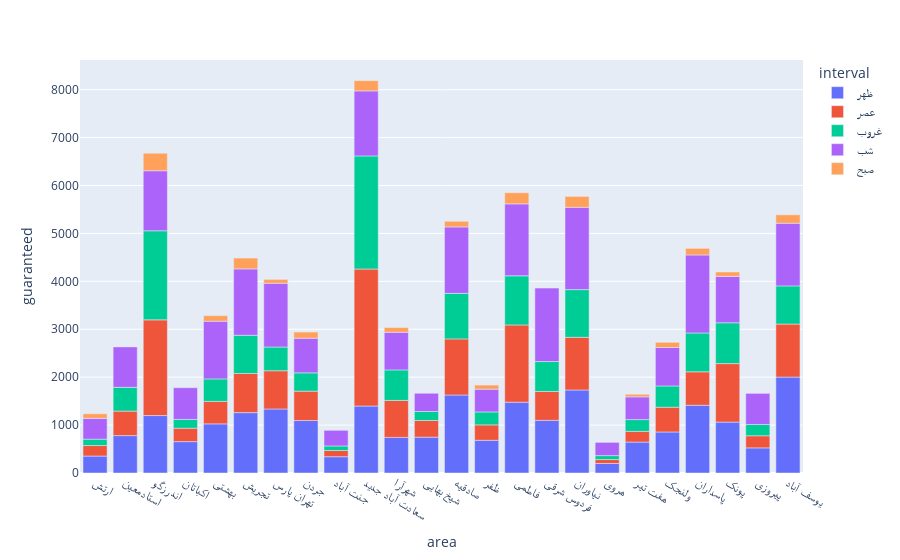

Notebook cell for this chart:
### Code cell
fig = px.bar(per_area, x='area', y='guaranteed', color='interval')
fig.update_xaxes(categoryorder='category ascending')
fig.show()

### Figure 1 — Plotly figure (JSON) as saved in the notebook; plotly's stock layout.template omitted (floating-point values rounded to 4 significant figures)
{"data": [{"alignmentgroup": "True", "hovertemplate": "interval=ظهر<br>area=%{x}<br>guaranteed=%{y}<extra></extra>", "legendgroup": "ظهر", "marker": {"color": "#636efa"}, "name": "ظهر", "offsetgroup": "ظهر", "orientation": "v", "showlegend": true, "textposition": "auto", "type": "bar", "x": ["شیخ بهایی", "یوسف آباد", "ظفر", "اندرزگو", "فاطمی", "پاسداران", "سعادت آباد جدید", "شهرآرا", "جردن", "فردوس شرقی", "ولنجک", "نیاوران", "اکباتان", "پونک", "بهشتی", "تهران پارس", "جنت آباد", "تجریش", "استادمعین", "ارتش", "صادقیه", "پیروزی", "هروی", "هفت تیر"], "xaxis": "x", "y": [748, 2001, 683, 1199, 1478, 1414, 1398, 743, 1095, 1099, 856, 1733, 655, 1062, 1025, 1336, 340, 1260, 781, 354, 1628, 524, 199, 646], "yaxis": "y"}, {"alignmentgroup": "True", "hovertemplate": "interval=عصر<br>area=%{x}<br>guaranteed=%{y}<extra></extra>", "legendgroup": "عصر", "marker": {"color": "#EF553B"}, "name": "عصر", "offsetgroup": "عصر", "orientation": "v", "showlegend": true, "textposition": "auto", "type": "bar", "x": ["شیخ بهایی", "یوسف آباد", "ظفر", "اندرزگو", "فاطمی", "پاسداران", "سعادت آباد جدید", "شهرآرا", "جردن", "فردوس شرقی", "ولنجک", "نیاوران", "اکباتان", "پونک", "بهشتی", "تهران پارس", "جنت آباد", "تجریش", "استادمعین", "ارتش", "صادقیه", "پیروزی", "هروی", "هفت تیر"], "xaxis": "x", "y": [348, 1107, 321, 1997, 1612, 698, 2859, 772, 613, 603, 517, 1099, 280, 1221, 469, 798, 130, 817, 511, 219, 1171, 253, 82, 223], "yaxis": "y"}, {"alignmentgroup": "True", "hovertemplate": "interval=غروب<br>area=%{x}<br>guaranteed=%{y}<extra></extra>", "legendgroup": "غروب", "marker": {"color": "#00cc96"}, "name": "غروب", "offsetgroup": "غروب", "orientation": "v", "showlegend": true, "textposition": "auto", "type": "bar", "x": ["شیخ بهایی", "یوسف آباد", "ظفر", "اندرزگو", "فاطمی", "پاسداران", "سعادت آباد جدید", "شهرآرا", "جردن", "فردوس شرقی", "ولنجک", "نیاوران", "اکباتان", "پونک", "بهشتی", "تهران پارس", "جنت آباد", "تجریش", "استادمعین", "ارتش", "صادقیه", "پیروزی", "هروی", "هفت تیر"], "xaxis": "x", "y": [188, 797, 270, 1859, 1025, 810, 2360, 637, 382, 624, 444, 995, 183, 852, 470, 495, 94, 797, 495, 133, 950, 236, 82, 246], "yaxis": "y"}, {"alignmentgroup": "True", "hovertemplate": "interval=شب<br>area=%{x}<br>guaranteed=%{y}<extra></extra>", "legendgroup": "شب", "marker": {"color": "#ab63fa"}, "name": "شب", "offsetgroup": "شب", "orientation": "v", "showlegend": true, "textposition": "auto", "type": "bar", "x": ["شیخ بهایی", "یوسف آباد", "ظفر", "اندرزگو", "فاطمی", "پاسداران", "سعادت آباد جدید", "شهرآرا", "جردن", "فردوس شرقی", "ولنجک", "نیاوران", "اکباتان", "پونک", "بهشتی", "تهران پارس", "جنت آباد", "تجریش", "استادمعین", "ارتش", "صادقیه", "پیروزی", "هروی", "هفت تیر"], "xaxis": "x", "y": [380, 1308, 475, 1253, 1501, 1628, 1357, 785, 723, 1533, 802, 1717, 662, 968, 1204, 1330, 327, 1385, 845, 434, 1386, 649, 276, 474], "yaxis": "y"}, {"alignmentgroup": "True", "hovertemplate": "interval=صبح<br>area=%{x}<br>guaranteed=%{y}<extra></extra>", "legendgroup": "صبح", "marker": {"color": "#FFA15A"}, "name": "صبح", "offsetgroup": "صبح", "orientation": "v", "showlegend": true, "textposition": "auto", "type": "bar", "x": ["یوسف آباد", "ظفر", "اندرزگو", "فاطمی", "پاسداران", "سعادت آباد جدید", "شهرآرا", "جردن", "ولنجک", "نیاوران", "پونک", "بهشتی", "تهران پارس", "تجریش", "ارتش", "صادقیه", "هفت تیر"], "xaxis": "x", "y": [175, 86, 365, 233, 138, 214, 98, 128, 108, 228, 92, 115, 81, 227, 97, 118, 54], "yaxis": "y"}], "layout": {"autosize": true, "barmode": "relative", "legend": {"title": {"text": "interval"}, "tracegroupgap": 0}, "margin": {"t": 60}, "xaxis": {"anchor": "y", "autorange": true, "categoryorder": "category ascending", "domain": [0, 1], "range": [-0.5, 23.5], "title": {"text": "area"}, "type": "category"}, "yaxis": {"anchor": "x", "autorange": true, "domain": [0, 1], "range": [0, 8619.0], "title": {"text": "guaranteed"}, "type": "linear"}}}
